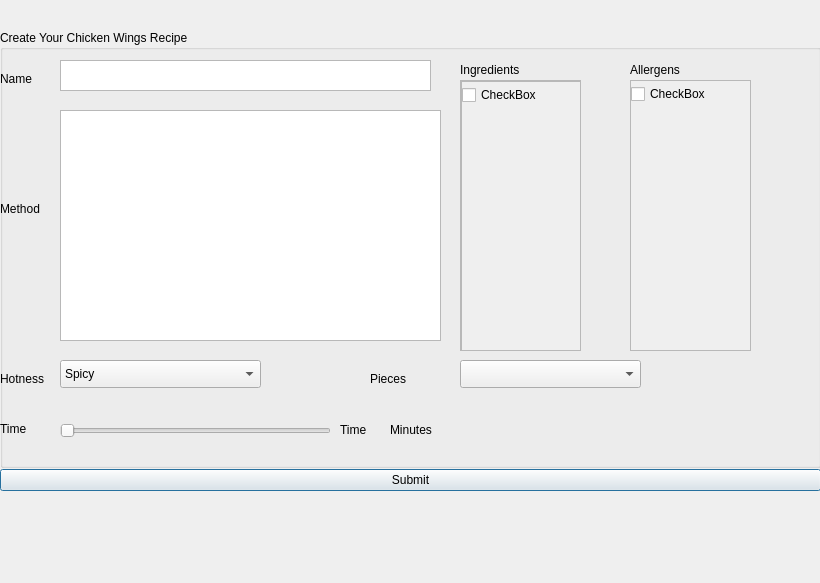
<?xml version="1.0" encoding="UTF-8"?>
<ui version="4.0">
 <class>CreateRecipeWindow</class>
 <widget class="QDialog" name="CreateRecipeWindow">
  <property name="geometry">
   <rect>
    <x>0</x>
    <y>0</y>
    <width>820</width>
    <height>583</height>
   </rect>
  </property>
  <property name="baseSize">
   <size>
    <width>100</width>
    <height>100</height>
   </size>
  </property>
  <property name="windowTitle">
   <string>Dialog</string>
  </property>
  <widget class="QWidget" name="verticalLayoutWidget">
   <property name="geometry">
    <rect>
     <x>0</x>
     <y>30</y>
     <width>821</width>
     <height>561</height>
    </rect>
   </property>
   <layout class="QVBoxLayout" name="verticalLayout">
    <property name="spacing">
     <number>1</number>
    </property>
    <property name="sizeConstraint">
     <enum>QLayout::SetNoConstraint</enum>
    </property>
    <property name="bottomMargin">
     <number>100</number>
    </property>
    <item>
     <widget class="QGroupBox" name="groupBox">
      <property name="title">
       <string>Create Your Chicken Wings Recipe</string>
      </property>
      <widget class="QTextEdit" name="Name">
       <property name="geometry">
        <rect>
         <x>60</x>
         <y>30</y>
         <width>371</width>
         <height>31</height>
        </rect>
       </property>
       <property name="html">
        <string>&lt;!DOCTYPE HTML PUBLIC &quot;-//W3C//DTD HTML 4.0//EN&quot; &quot;http://www.w3.org/TR/REC-html40/strict.dtd&quot;&gt;
&lt;html&gt;&lt;head&gt;&lt;meta name=&quot;qrichtext&quot; content=&quot;1&quot; /&gt;&lt;meta charset=&quot;utf-8&quot; /&gt;&lt;style type=&quot;text/css&quot;&gt;
p, li { white-space: pre-wrap; }
hr { height: 1px; border-width: 0; }
li.unchecked::marker { content: &quot;\2610&quot;; }
li.checked::marker { content: &quot;\2612&quot;; }
&lt;/style&gt;&lt;/head&gt;&lt;body style=&quot; font-family:'Ubuntu'; font-size:11pt; font-weight:400; font-style:normal;&quot;&gt;
&lt;p style=&quot;-qt-paragraph-type:empty; margin-top:0px; margin-bottom:0px; margin-left:0px; margin-right:0px; -qt-block-indent:0; text-indent:0px;&quot;&gt;&lt;br /&gt;&lt;/p&gt;&lt;/body&gt;&lt;/html&gt;</string>
       </property>
      </widget>
      <widget class="QPlainTextEdit" name="Steps">
       <property name="geometry">
        <rect>
         <x>60</x>
         <y>80</y>
         <width>381</width>
         <height>231</height>
        </rect>
       </property>
       <property name="sizePolicy">
        <sizepolicy hsizetype="Fixed" vsizetype="Expanding">
         <horstretch>0</horstretch>
         <verstretch>0</verstretch>
        </sizepolicy>
       </property>
       <property name="plainText">
        <string/>
       </property>
      </widget>
      <widget class="QComboBox" name="Restrictions">
       <property name="geometry">
        <rect>
         <x>60</x>
         <y>330</y>
         <width>201</width>
         <height>28</height>
        </rect>
       </property>
       <item>
        <property name="text">
         <string>Spicy</string>
        </property>
       </item>
       <item>
        <property name="text">
         <string>Non Spicy</string>
        </property>
       </item>
      </widget>
      <widget class="QScrollArea" name="scrollArea">
       <property name="geometry">
        <rect>
         <x>460</x>
         <y>50</y>
         <width>121</width>
         <height>271</height>
        </rect>
       </property>
       <property name="widgetResizable">
        <bool>true</bool>
       </property>
       <widget class="QWidget" name="scrollAreaWidgetContents">
        <property name="geometry">
         <rect>
          <x>0</x>
          <y>0</y>
          <width>119</width>
          <height>269</height>
         </rect>
        </property>
        <widget class="QCheckBox" name="checkBox">
         <property name="geometry">
          <rect>
           <x>0</x>
           <y>0</y>
           <width>93</width>
           <height>26</height>
          </rect>
         </property>
         <property name="text">
          <string>CheckBox</string>
         </property>
        </widget>
        <widget class="QScrollArea" name="scrollArea_3">
         <property name="geometry">
          <rect>
           <x>0</x>
           <y>0</y>
           <width>121</width>
           <height>271</height>
          </rect>
         </property>
         <property name="widgetResizable">
          <bool>true</bool>
         </property>
         <widget class="QWidget" name="scrollAreaWidgetContents_3">
          <property name="geometry">
           <rect>
            <x>0</x>
            <y>0</y>
            <width>119</width>
            <height>269</height>
           </rect>
          </property>
          <widget class="QCheckBox" name="checkBox_3">
           <property name="geometry">
            <rect>
             <x>0</x>
             <y>0</y>
             <width>93</width>
             <height>26</height>
            </rect>
           </property>
           <property name="text">
            <string>CheckBox</string>
           </property>
          </widget>
         </widget>
        </widget>
       </widget>
      </widget>
      <widget class="QLabel" name="label">
       <property name="geometry">
        <rect>
         <x>460</x>
         <y>30</y>
         <width>181</width>
         <height>20</height>
        </rect>
       </property>
       <property name="text">
        <string>Ingredients</string>
       </property>
      </widget>
      <widget class="QScrollArea" name="scrollArea_2">
       <property name="geometry">
        <rect>
         <x>630</x>
         <y>50</y>
         <width>121</width>
         <height>271</height>
        </rect>
       </property>
       <property name="widgetResizable">
        <bool>true</bool>
       </property>
       <widget class="QWidget" name="scrollAreaWidgetContents_2">
        <property name="geometry">
         <rect>
          <x>0</x>
          <y>0</y>
          <width>119</width>
          <height>269</height>
         </rect>
        </property>
        <widget class="QCheckBox" name="checkBox_2">
         <property name="geometry">
          <rect>
           <x>0</x>
           <y>0</y>
           <width>93</width>
           <height>26</height>
          </rect>
         </property>
         <property name="text">
          <string>CheckBox</string>
         </property>
        </widget>
       </widget>
      </widget>
      <widget class="QLabel" name="label_2">
       <property name="geometry">
        <rect>
         <x>630</x>
         <y>30</y>
         <width>181</width>
         <height>20</height>
        </rect>
       </property>
       <property name="text">
        <string>Allergens</string>
       </property>
      </widget>
      <widget class="QComboBox" name="Pieces">
       <property name="geometry">
        <rect>
         <x>460</x>
         <y>330</y>
         <width>181</width>
         <height>28</height>
        </rect>
       </property>
      </widget>
      <widget class="QSlider" name="TimeToCook">
       <property name="geometry">
        <rect>
         <x>60</x>
         <y>390</y>
         <width>271</width>
         <height>21</height>
        </rect>
       </property>
       <property name="maximum">
        <number>300</number>
       </property>
       <property name="orientation">
        <enum>Qt::Horizontal</enum>
       </property>
      </widget>
      <widget class="QLabel" name="TimeToCookLabel">
       <property name="geometry">
        <rect>
         <x>340</x>
         <y>390</y>
         <width>63</width>
         <height>20</height>
        </rect>
       </property>
       <property name="text">
        <string>Time</string>
       </property>
      </widget>
      <widget class="QLabel" name="TimeToCookLabel_2">
       <property name="geometry">
        <rect>
         <x>390</x>
         <y>390</y>
         <width>63</width>
         <height>20</height>
        </rect>
       </property>
       <property name="text">
        <string>Minutes</string>
       </property>
      </widget>
      <widget class="QLabel" name="label_3">
       <property name="geometry">
        <rect>
         <x>0</x>
         <y>40</y>
         <width>67</width>
         <height>17</height>
        </rect>
       </property>
       <property name="text">
        <string>Name</string>
       </property>
      </widget>
      <widget class="QLabel" name="label_4">
       <property name="geometry">
        <rect>
         <x>0</x>
         <y>170</y>
         <width>67</width>
         <height>17</height>
        </rect>
       </property>
       <property name="text">
        <string>Method</string>
       </property>
      </widget>
      <widget class="QLabel" name="label_5">
       <property name="geometry">
        <rect>
         <x>0</x>
         <y>340</y>
         <width>67</width>
         <height>17</height>
        </rect>
       </property>
       <property name="text">
        <string>Hotness</string>
       </property>
      </widget>
      <widget class="QLabel" name="label_6">
       <property name="geometry">
        <rect>
         <x>0</x>
         <y>390</y>
         <width>67</width>
         <height>17</height>
        </rect>
       </property>
       <property name="text">
        <string>Time</string>
       </property>
      </widget>
      <widget class="QLabel" name="label_7">
       <property name="geometry">
        <rect>
         <x>370</x>
         <y>340</y>
         <width>67</width>
         <height>17</height>
        </rect>
       </property>
       <property name="text">
        <string>Pieces</string>
       </property>
      </widget>
     </widget>
    </item>
    <item>
     <widget class="QPushButton" name="pushButton">
      <property name="text">
       <string>Submit</string>
      </property>
     </widget>
    </item>
   </layout>
  </widget>
 </widget>
 <resources/>
 <connections/>
</ui>
